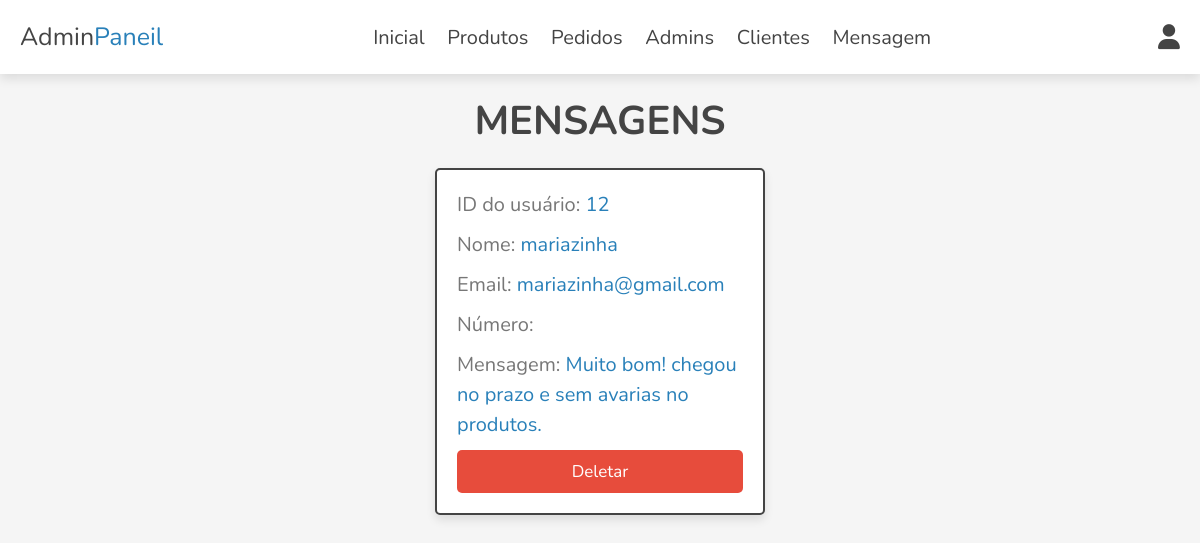
Page /admin/mensagens.php (signed in) on the committed database.
### tables this page shows
CREATE TABLE `mensagem` (
  `id` int(10) NOT NULL,
  `user_id` int(10) NOT NULL,
  `nome` varchar(100) NOT NULL,
  `email` varchar(100) NOT NULL,
  `numero` varchar(12) NOT NULL,
  `mensagem` text NOT NULL
);

### admin/mensagens.php (the view, shortened to what this page needs)
<?php
include '../components/connect.php';
?>
<!DOCTYPE html>
<html lang="en">
<head>
    <link rel="stylesheet" href="https://cdnjs.cloudflare.com/ajax/libs/font-awesome/6.1.1/css/all.min.css">
    <link rel="stylesheet" href="../css/admin_style.css">
</head>
<body>
<?php include '../components/admin_top.php'; ?>
<section class="contacts">
    <h1 class="heading">Mensagens</h1>
    <div class="box-container">
        <?php
        $select_mensagens = $conn->prepare("SELECT * FROM `mensagem`");
        $select_mensagens->execute();
        if ($select_mensagens->rowCount() > 0) {
            while ($fetch_message = $select_mensagens->fetch(PDO::FETCH_ASSOC)) {
                ?>
                <div class="box">
                    <p> ID do usuário: <span><?= $fetch_message['user_id']; ?></span></p>
                    <p> Nome: <span><?= $fetch_message['nome']; ?></span></p>
                    <p> Email: <span><?= $fetch_message['email']; ?></span></p>
                    <p> Número: <span><?= $fetch_message['numero']; ?></span></p>
                    <p> Mensagem: <span><?= $fetch_message['mensagem']; ?></span></p>
                    <a href="mensagens.php?delete=<?= $fetch_message['id']; ?>" onclick="return confirm('Deletar esta mensagem?');" class="delete-btn">Deletar</a>
                </div>
                <?php
            }
        } else {
            echo '<p class="empty">Você não tem mensagens.</p>';
        }
        ?>
    </div>
</section>
</body>
</html>

### css/admin_style.css (style rules this page uses)
:root { --main-color:#2980b9; --orange:#f39c12; --red:#e74c3c; --black:#444; --white:#fff; --light-color:#777; --light-bg:#f5f5f5; --border:.2rem solid var(--black); --box-shadow:0 .5rem 1rem rgba(0,0,0,.1); }
* { font-family: 'Nunito', sans-serif; margin:0; padding:0; box-sizing: border-box; outline: none; border:none; text-decoration: none; }
html { font-size: 62.5%; overflow-x: hidden; }
body { background-color: var(--light-bg); }
section { padding:2rem; max-width: 1200px; margin:0 auto; }
.heading { font-size: 4rem; color:var(--black); margin-bottom: 2rem; text-align: center; text-transform: uppercase; }
.btn, .delete-btn, .option-btn { display: block; width: 100%; margin-top: 1rem; border-radius: .5rem; padding:1rem 3rem; font-size: 1.7rem; text-transform: capitalize; color:var(--white); cursor: pointer; text-align: center; }
.delete-btn { background-color: var(--red); }
.contacts .box-container { display: grid; grid-template-columns: repeat(auto-fit, 33rem); gap:1.5rem; align-items: flex-start; justify-content: center; }
.contacts .box-container .box { padding:2rem; padding-top: 1rem; border-radius: .5rem; border:var(--border); background-color: var(--white); box-shadow: var(--box-shadow); }
.contacts .box-container .box p { line-height: 1.5; font-size: 2rem; color:var(--light-color); margin:1rem 0; }
.contacts .box-container .box p span { color:var(--main-color); }

### rows in the picture
mensagem: user "12", nome "mariazinha", email "mariazinha@gmail.com", mensagem "Muito bom! chegou no prazo e sem avarias no produtos."
